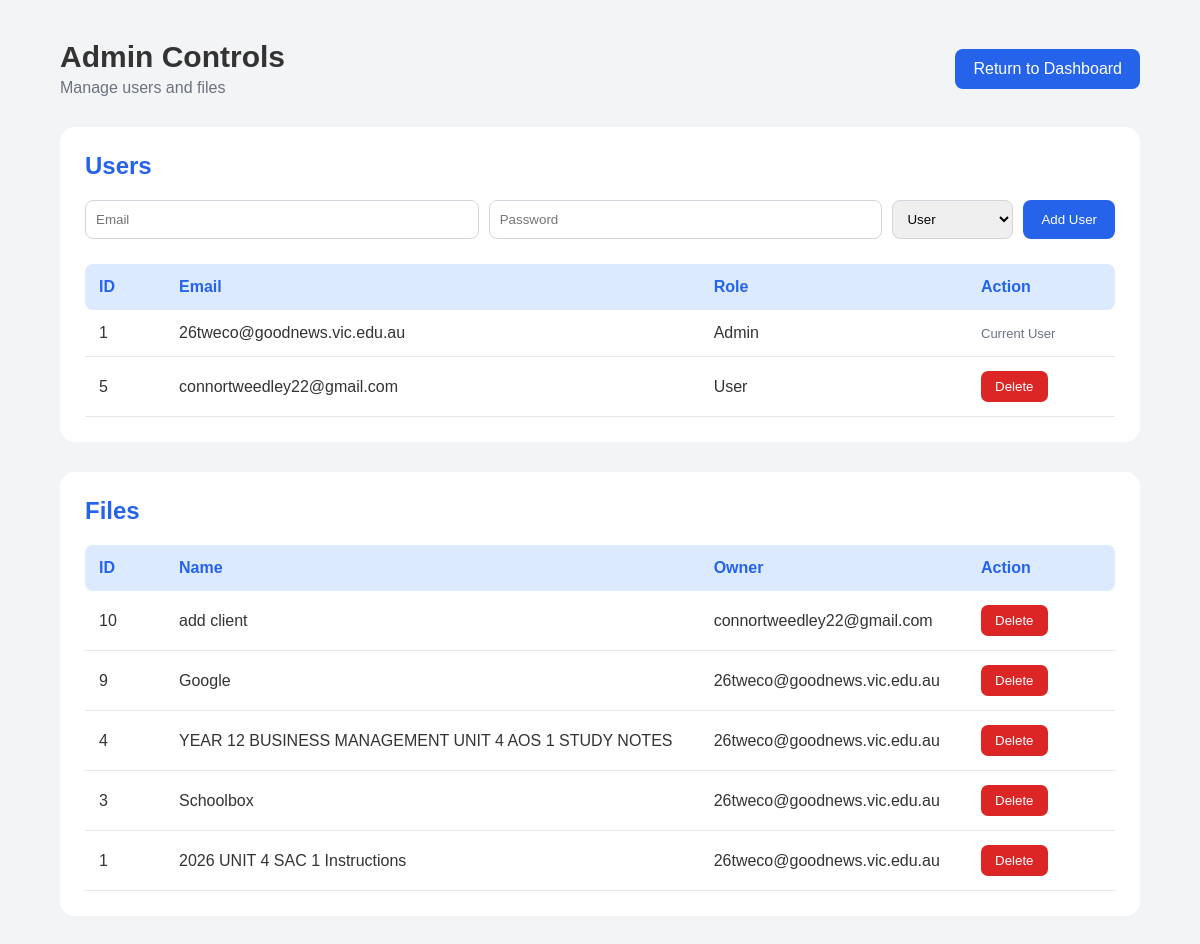
The page /admin (signed in) on the database as committed earlier.
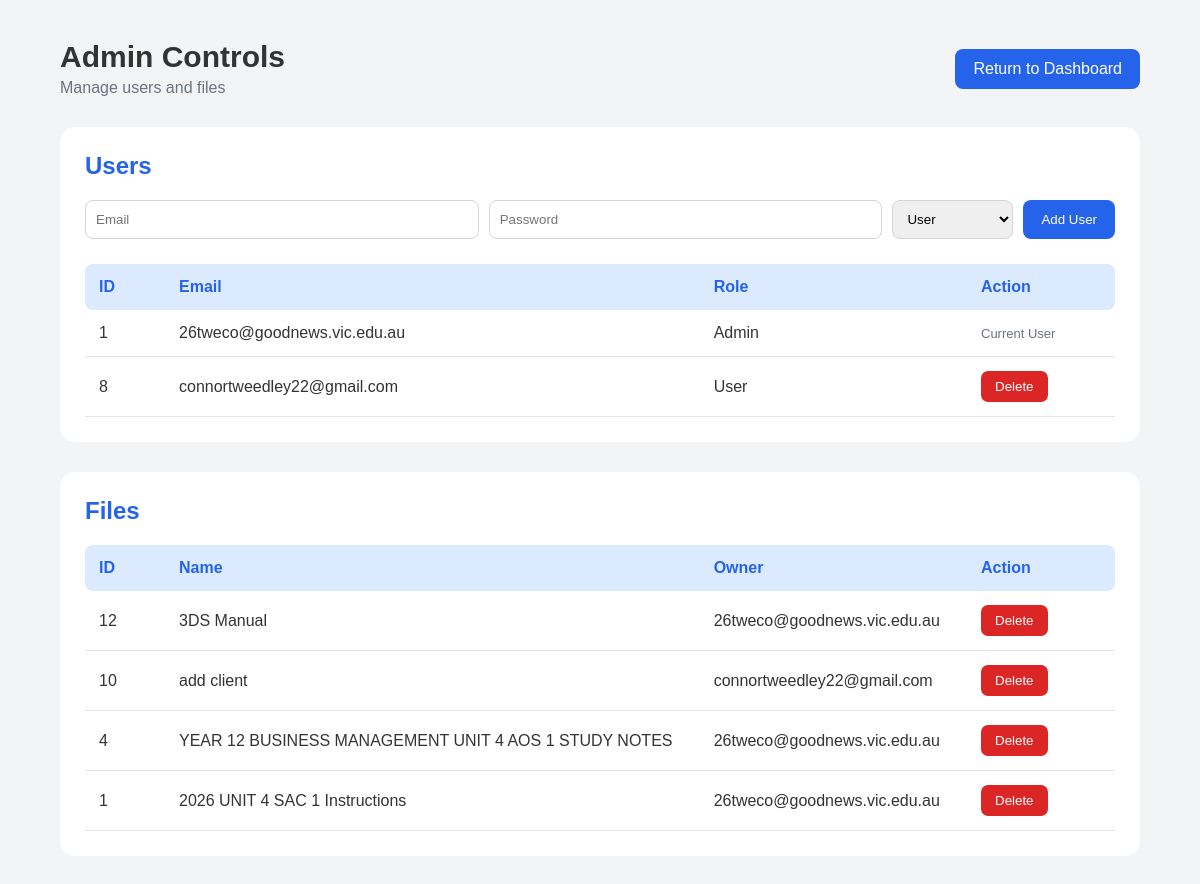
The same page on the database as committed later.
### tables this page shows
CREATE TABLE Users (

        UserID INTEGER PRIMARY KEY AUTOINCREMENT,

        Email TEXT UNIQUE NOT NULL,

        Password TEXT NOT NULL,

        Role TEXT NOT NULL DEFAULT 'User'

    );

CREATE TABLE Files (

        FileID INTEGER PRIMARY KEY AUTOINCREMENT,

        FileName TEXT NOT NULL,

        FileType TEXT NOT NULL,

        FileURL TEXT NOT NULL,

        FileOwner TEXT NOT NULL,

        LastAccessed TEXT NOT NULL,

        FileSize TEXT,

        IsPinned INTEGER DEFAULT 0

    );

### app.py (the view)
@app.route("/admin")
def admin():
    if "email" not in session:
        return redirect(url_for("login_page"))
    if session.get("role") != "Admin":
        return redirect(url_for("dashboard"))
    connection = sqlite3.connect(DATABASE)
    connection.row_factory = sqlite3.Row
    cursor = connection.cursor()
    cursor.execute("""
        SELECT UserID, Email, Role
        FROM Users
        ORDER BY UserID
    """)
    users = cursor.fetchall()
    cursor.execute("""
        SELECT *
        FROM Files
        ORDER BY FileID DESC
    """)
    files = cursor.fetchall()
    connection.close()
    return render_template(
        "admin.html",
        users=users,
        files=files
    )

### templates/admin.html (shortened to what this page needs)
<!DOCTYPE html>
<html lang="en">
<head>
    <link
        rel="stylesheet"
        href="{{ url_for('static', filename='css/admin.css') }}"
    >
</head>
<body>
<div class="admin-container">
    <header class="admin-header">
        <div>
            <h1>Admin Controls</h1>
            <p>
                Manage users and files
            </p>
        </div>
        <a
            href="{{ url_for('dashboard') }}"
            class="back-btn"
        >
            Return to Dashboard
        </a>
    </header>
    <section class="admin-section">
        <h2>Users</h2>
        <form
            action="{{ url_for('add_user') }}"
            method="POST"
            class="add-user-form"
        >
            <input
                type="email"
                name="email"
                placeholder="Email"
                required
            >
            <input
                type="password"
                name="password"
                placeholder="Password"
                required
            >
            <select
                name="role"
                required
            >
                <option value="User">
                    User
                </option>
            </select>
            <button type="submit">
                Add User
            </button>
        </form>
        <div class="admin-table">
            <div class="table-head users-grid">
                <div>ID</div>
                <div>Email</div>
                <div>Role</div>
                <div>Action</div>
            </div>
            {% for user in users %}
                <div class="table-row users-grid">
                    <div>
                        {{ user["UserID"] }}
                    </div>
                    <div>
                        {{ user["Email"] }}
                    </div>
                    <div>
                        {{ user["Role"] }}
                    </div>
                    <div>
                        {% if user["Email"] != session.get("email") %}
                            <form
                                action="{{ url_for('delete_user', user_id=user['UserID']) }}"
                                method="POST"
                            >
                                <button
                                    type="submit"
                                    class="delete-btn"
                                >
                                    Delete
                                </button>
                            </form>
                        {% else %}
                            <span class="current-user">
                                Current User
                            </span>
                        {% endif %}
                    </div>
                </div>
            {% endfor %}
        </div>
    </section>
    <section class="admin-section">
        <h2>Files</h2>
        <div class="admin-table">
            <div class="table-head files-grid">
                <div>ID</div>
                <div>Name</div>
                <div>Owner</div>
                <div>Action</div>
            </div>
            {% for file in files %}
                <div class="table-row files-grid">
                    <div>
                        {{ file["FileID"] }}
                    </div>
                    <div>
                        {{ file["FileName"] }}
                    </div>
                    <div>
                        {{ file["FileOwner"] }}
                    </div>
                    <div>
                        <form
                            action="{{ url_for('delete_file', file_id=file['FileID']) }}"
                            method="POST"
                        >
                            <button
                                type="submit"
                                class="delete-btn"
                            >
                                Delete
                            </button>
                        </form>
                    </div>
                </div>
            {% endfor %}
        </div>
    </section>
</div>
</body>
</html>

Rows that differ between the two databases and show on the page:
removed Users: UserID "5", Email "connortweedley22@gmail.com", Role "User"
removed Files: FileID "9", FileName "Google", FileOwner "26tweco@goodnews.vic.edu.au"
removed Files: FileID "3", FileName "Schoolbox", FileOwner "26tweco@goodnews.vic.edu.au"
added Users: UserID "8", Email "connortweedley22@gmail.com", Role "User"
added Files: FileID "12", FileName "3DS Manual", FileOwner "26tweco@goodnews.vic.edu.au"
